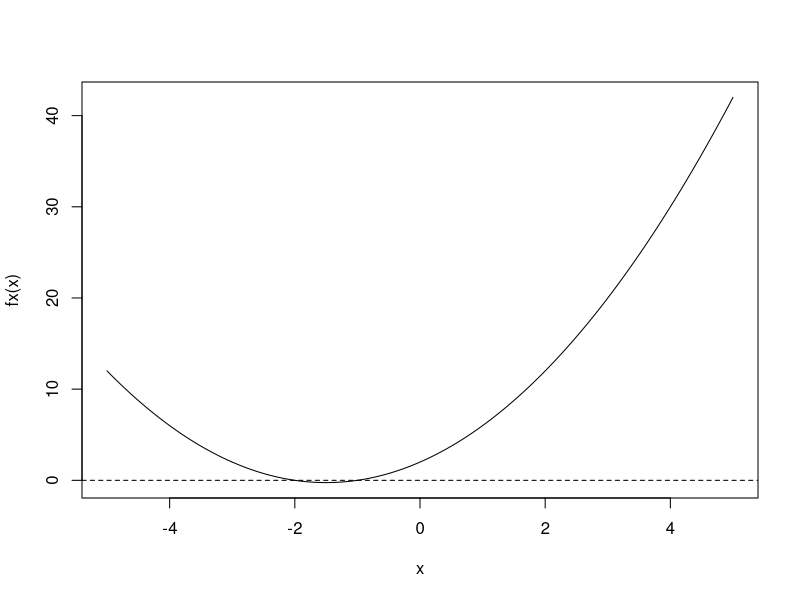

Write the R code that produced this figure.
## ---- chunk 1
#| echo: false
a <- 1
b <- 3
c <- 2
fx <- function(x) {a*x^2 + b*x + c}
## ---- chunk 2
#| echo: false
sol <- function(a, b, c) {
  discrim <- b^2 - 4*a*c
  if (discrim == 0) {
    return(-b / (2*a))
  } else if (discrim > 0) {
    return(c((-b + sqrt(b^2 - 4*a*c)) / (2*a), 
             (-b - sqrt(b^2 - 4*a*c)) / (2*a)))
  } else {
    return(NA)
  }
}
sol(a, b, c)
## ---- chunk 3
#| echo: false
x <- seq(-5, 5, length = 300)
plot(x, fx(x), type = "l")
abline(h = 0, lty = 2)
